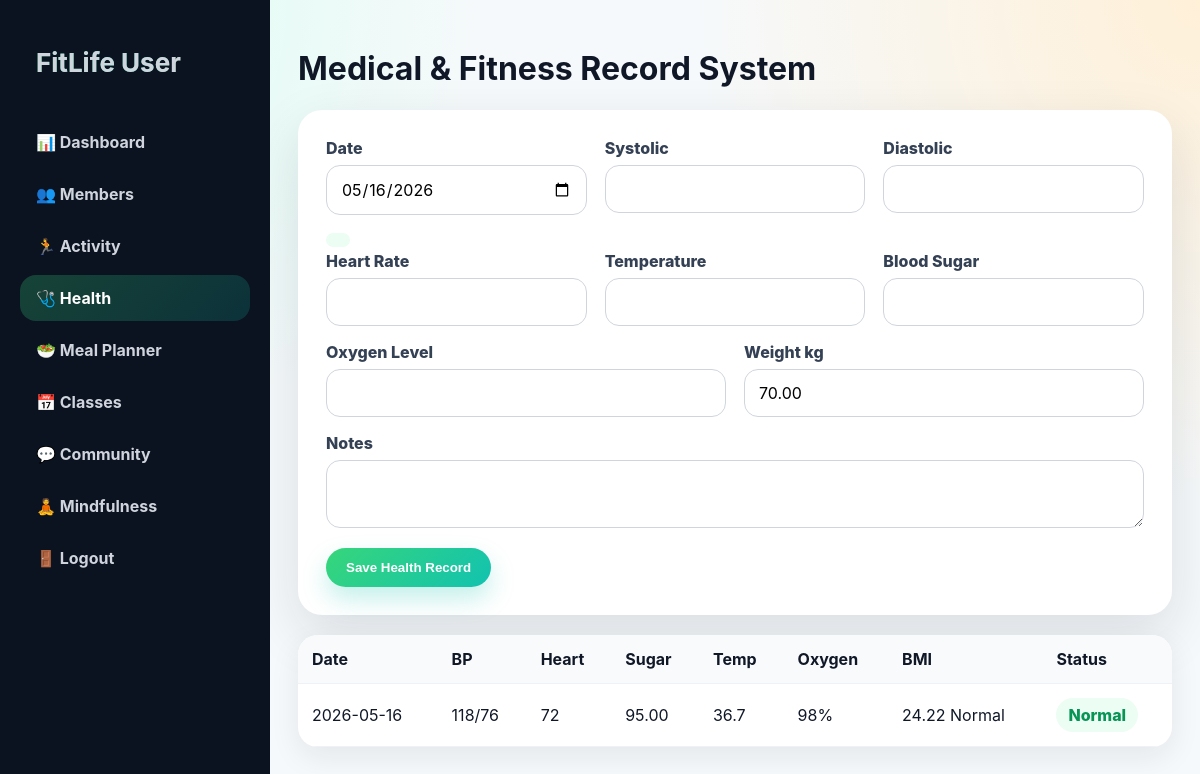
The page /member/health.php (signed in) on the database its author committed.
### tables this page shows
CREATE TABLE members(
 id INT AUTO_INCREMENT PRIMARY KEY,
 user_id INT NOT NULL,
 phone VARCHAR(30), address VARCHAR(255), gender VARCHAR(20), birthday DATE,
 height_cm DECIMAL(6,2), weight_kg DECIMAL(6,2), goal VARCHAR(100), level_points INT DEFAULT 0,
 FOREIGN KEY(user_id) REFERENCES users(id) ON DELETE CASCADE
);

CREATE TABLE health_records(
 id INT AUTO_INCREMENT PRIMARY KEY,
 member_id INT NOT NULL, record_date DATE, systolic INT, diastolic INT, heart_rate INT, temperature DECIMAL(4,1), blood_sugar DECIMAL(6,2), oxygen_level INT, weight_kg DECIMAL(6,2), bmi DECIMAL(5,2), status VARCHAR(120), notes TEXT,
 FOREIGN KEY(member_id) REFERENCES members(id) ON DELETE CASCADE
);

### web/config/auth.php (called while the page is built, shortened)
<?php
function e($str){ return htmlspecialchars((string)$str, ENT_QUOTES, 'UTF-8'); }
function bmi_category($bmi){ if($bmi < 18.5) return 'Underweight'; if($bmi < 25) return 'Normal'; if($bmi < 30) return 'Overweight'; return 'Obese'; }
?>

### web/member/health.php (the view)
<?php require '../config/database.php'; require_once '../config/auth.php'; require_role('user'); $uid=$_SESSION['user_id']; $m=mysqli_fetch_assoc(mysqli_query($conn,"SELECT * FROM members WHERE user_id=$uid")); $member_id=$m['id']; if($_SERVER['REQUEST_METHOD']=='POST'){ $date=$_POST['date'];$s=(int)$_POST['systolic'];$d=(int)$_POST['diastolic'];$hr=(int)$_POST['heart_rate'];$temp=(float)$_POST['temperature'];$sugar=(float)$_POST['blood_sugar'];$oxy=(int)$_POST['oxygen'];$w=(float)$_POST['weight'];$bmi=$m['height_cm']>0?round($w/pow($m['height_cm']/100,2),2):0;$status=bp_category($s,$d);$notes=mysqli_real_escape_string($conn,$_POST['notes']); mysqli_query($conn,"INSERT INTO health_records(member_id,record_date,systolic,diastolic,heart_rate,temperature,blood_sugar,oxygen_level,weight_kg,bmi,status,notes) VALUES($member_id,'$date',$s,$d,$hr,$temp,$sugar,$oxy,$w,$bmi,'$status','$notes')"); mysqli_query($conn,"UPDATE members SET weight_kg=$w WHERE id=$member_id"); } $rows=mysqli_query($conn,"SELECT * FROM health_records WHERE member_id=$member_id ORDER BY record_date DESC"); ?>
<!DOCTYPE html><html><head><title>Health Records</title><link rel="stylesheet" href="../assets/css/style.css"><script src="../assets/js/app.js"></script></head><body><div class="layout"><?php include '_nav.php'; ?><main class="main"><h1>Medical & Fitness Record System</h1><form class="form" method="post"><div class="three"><div><label>Date</label><input type="date" name="date" value="<?=date('Y-m-d')?>"></div><div><label>Systolic</label><input id="systolic" name="systolic" oninput="bpCalc()"></div><div><label>Diastolic</label><input id="diastolic" name="diastolic" oninput="bpCalc()"></div></div><div id="bpResult" class="badge"></div><div class="three"><div><label>Heart Rate</label><input name="heart_rate"></div><div><label>Temperature</label><input name="temperature" step=".1"></div><div><label>Blood Sugar</label><input name="blood_sugar" step=".1"></div></div><div class="two"><div><label>Oxygen Level</label><input name="oxygen"></div><div><label>Weight kg</label><input name="weight" value="<?=$m['weight_kg']?>" step=".1"></div></div><label>Notes</label><textarea name="notes"></textarea><button>Save Health Record</button></form><br><table class="table"><tr><th>Date</th><th>BP</th><th>Heart</th><th>Sugar</th><th>Temp</th><th>Oxygen</th><th>BMI</th><th>Status</th></tr><?php while($r=mysqli_fetch_assoc($rows)):?><tr><td><?=$r['record_date']?></td><td><?=$r['systolic']?>/<?=$r['diastolic']?></td><td><?=$r['heart_rate']?></td><td><?=$r['blood_sugar']?></td><td><?=$r['temperature']?></td><td><?=$r['oxygen_level']?>%</td><td><?=$r['bmi']?> <?=bmi_category($r['bmi'])?></td><td><span class="badge"><?=e($r['status'])?></span></td></tr><?php endwhile;?></table></main></div></body></html>

### web/assets/css/style.css (style rules this page uses)
:root { --green:#37d67a;--teal:#12c2b0;--orange:#ff8a3d;--dark:#101828;--muted:#667085;--bg:#f6f9fb;--card:#fff;--danger:#ef4444;--warn:#f59e0b;--radius:24px;--shadow:0 20px 55px rgba(16,24,40,.12) }
* { box-sizing:border-box }
body { margin:0;font-family:Inter,Segoe UI,Arial,sans-serif;background:radial-gradient(circle at top left,#d7fff0,transparent 34%),radial-gradient(circle at top right,#fff0d8,transparent 35%),var(--bg);color:var(--dark) }
.btn,button { border:0;border-radius:999px;padding:12px 20px;font-weight:800;cursor:pointer;background:linear-gradient(135deg,var(--green),var(--teal));color:#fff;box-shadow:0 12px 24px rgba(18,194,176,.25);display:inline-block }
.layout { display:grid;grid-template-columns:270px 1fr;min-height:100vh }
.main { padding:28px }
.table { width:100%;border-collapse:collapse;background:white;border-radius:20px;overflow:hidden;box-shadow:0 10px 30px rgba(16,24,40,.08) }
.table th,.table td { padding:14px;border-bottom:1px solid #eef2f6;text-align:left }
.table th { background:#f9fafb }
.form { max-width:880px;background:white;border-radius:24px;padding:28px;box-shadow:var(--shadow) }
input,select,textarea { width:100%;padding:13px 14px;border:1px solid #d0d5dd;border-radius:14px;margin:7px 0 16px;font:inherit }
label { font-weight:800;color:#344054 }
.two { display:grid;grid-template-columns:1fr 1fr;gap:18px }
.three { display:grid;grid-template-columns:repeat(3,1fr);gap:18px }
.badge { padding:7px 12px;border-radius:999px;background:#ecfdf3;color:#079455;font-weight:800;display:inline-block }

### rows shown on the page
members: weight "70.00"
health_records: record_date "2026-05-16", systolic "118", diastolic "76", heart_rate "72", blood_sugar "95.00", temperature "36.7", oxygen_level "98", bmi "24.22", bmi "Normal", status "Normal"
